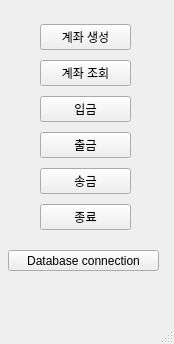
<?xml version="1.0" encoding="UTF-8"?>
<ui version="4.0">
 <class>MainWindow</class>
 <widget class="QMainWindow" name="MainWindow">
  <property name="geometry">
   <rect>
    <x>0</x>
    <y>0</y>
    <width>174</width>
    <height>344</height>
   </rect>
  </property>
  <property name="windowTitle">
   <string>BankingSytem</string>
  </property>
  <widget class="QWidget" name="centralwidget">
   <widget class="QWidget" name="verticalLayoutWidget">
    <property name="geometry">
     <rect>
      <x>40</x>
      <y>20</y>
      <width>91</width>
      <height>218</height>
     </rect>
    </property>
    <layout class="QVBoxLayout" name="verticalLayout">
     <item>
      <widget class="QPushButton" name="btn_CreateAcc">
       <property name="text">
        <string>계좌 생성</string>
       </property>
      </widget>
     </item>
     <item>
      <widget class="QPushButton" name="btn_Inquiry">
       <property name="text">
        <string>계좌 조회</string>
       </property>
      </widget>
     </item>
     <item>
      <widget class="QPushButton" name="btn_Deposit">
       <property name="text">
        <string>입금</string>
       </property>
      </widget>
     </item>
     <item>
      <widget class="QPushButton" name="btn_Withdraw">
       <property name="text">
        <string>출금</string>
       </property>
      </widget>
     </item>
     <item>
      <widget class="QPushButton" name="btn_Remittance">
       <property name="text">
        <string>송금</string>
       </property>
      </widget>
     </item>
     <item>
      <widget class="QPushButton" name="btn_Exit">
       <property name="text">
        <string>종료</string>
       </property>
      </widget>
     </item>
    </layout>
   </widget>
   <widget class="QPushButton" name="btn_dbconnect">
    <property name="geometry">
     <rect>
      <x>8</x>
      <y>250</y>
      <width>151</width>
      <height>21</height>
     </rect>
    </property>
    <property name="text">
     <string>Database connection</string>
    </property>
   </widget>
  </widget>
  <widget class="QMenuBar" name="menubar">
   <property name="geometry">
    <rect>
     <x>0</x>
     <y>0</y>
     <width>174</width>
     <height>22</height>
    </rect>
   </property>
  </widget>
  <widget class="QStatusBar" name="statusbar"/>
 </widget>
 <resources/>
 <connections/>
</ui>
